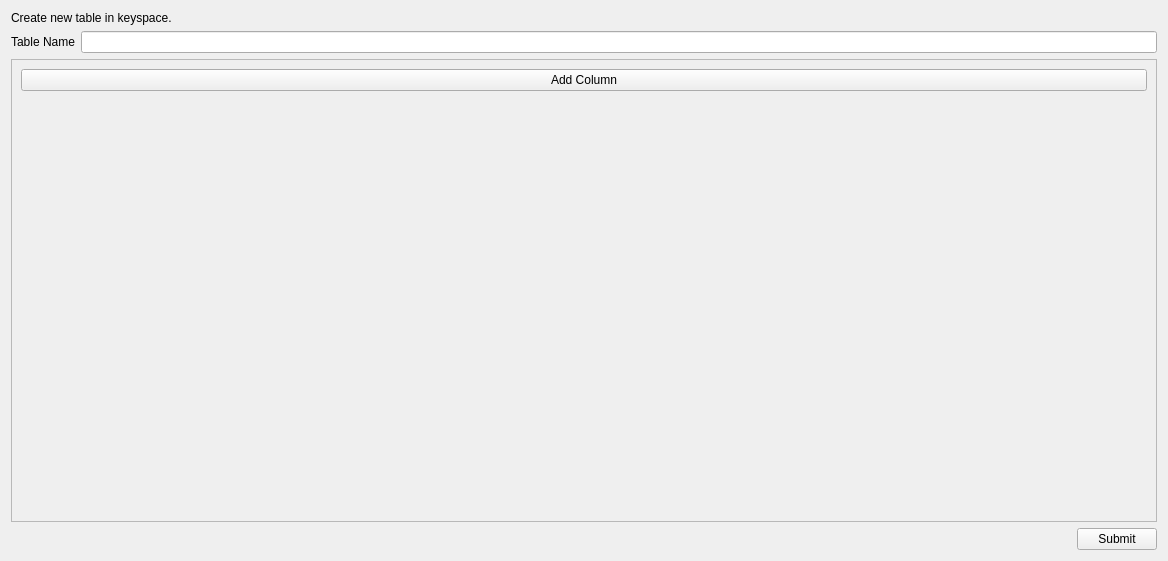
<?xml version="1.0" encoding="UTF-8"?>
<ui version="4.0">
 <class>create_table_frame</class>
 <widget class="QFrame" name="create_table_frame">
  <property name="geometry">
   <rect>
    <x>0</x>
    <y>0</y>
    <width>1168</width>
    <height>561</height>
   </rect>
  </property>
  <property name="windowTitle">
   <string>Create Table</string>
  </property>
  <layout class="QGridLayout" name="gridLayout">
   <item row="0" column="0">
    <layout class="QVBoxLayout" name="verticalLayout">
     <item>
      <widget class="QLabel" name="key_space_label">
       <property name="text">
        <string>Create new table in keyspace.</string>
       </property>
      </widget>
     </item>
     <item>
      <layout class="QHBoxLayout" name="horizontalLayout">
       <item>
        <widget class="QLabel" name="label">
         <property name="text">
          <string>Table Name</string>
         </property>
        </widget>
       </item>
       <item>
        <widget class="QLineEdit" name="table_name_line_edit"/>
       </item>
      </layout>
     </item>
     <item>
      <widget class="QScrollArea" name="scrollArea">
       <property name="widgetResizable">
        <bool>true</bool>
       </property>
       <widget class="QWidget" name="scrollAreaWidgetContents">
        <property name="geometry">
         <rect>
          <x>0</x>
          <y>0</y>
          <width>1146</width>
          <height>450</height>
         </rect>
        </property>
        <layout class="QGridLayout" name="gridLayout_2">
         <item row="0" column="0">
          <layout class="QVBoxLayout" name="scroll_area_vlayout">
           <item>
            <widget class="QPushButton" name="add_column_button">
             <property name="text">
              <string>Add Column</string>
             </property>
            </widget>
           </item>
          </layout>
         </item>
         <item row="1" column="0">
          <spacer name="verticalSpacer">
           <property name="orientation">
            <enum>Qt::Vertical</enum>
           </property>
           <property name="sizeHint" stdset="0">
            <size>
             <width>20</width>
             <height>40</height>
            </size>
           </property>
          </spacer>
         </item>
        </layout>
       </widget>
      </widget>
     </item>
     <item>
      <layout class="QHBoxLayout" name="horizontalLayout_2">
       <item>
        <spacer name="horizontalSpacer">
         <property name="orientation">
          <enum>Qt::Horizontal</enum>
         </property>
         <property name="sizeHint" stdset="0">
          <size>
           <width>40</width>
           <height>20</height>
          </size>
         </property>
        </spacer>
       </item>
       <item>
        <widget class="QPushButton" name="submit_button">
         <property name="text">
          <string>Submit</string>
         </property>
        </widget>
       </item>
      </layout>
     </item>
    </layout>
   </item>
  </layout>
 </widget>
 <resources/>
 <connections/>
</ui>
